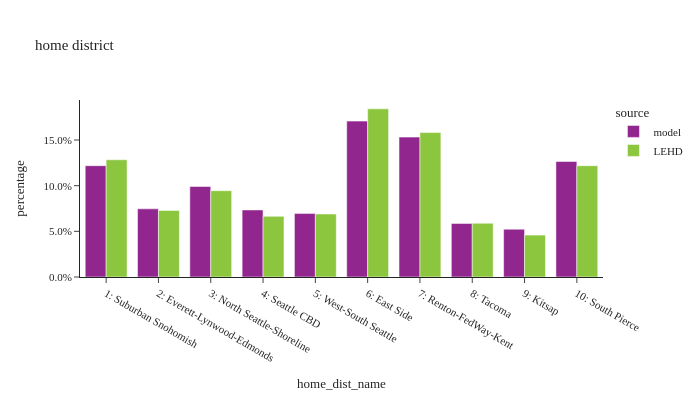

This figure's notebook cell:
### Code cell
df_plot = df_district_flows.groupby(['source','home_dist_name'], observed=True)['person_weight'].sum().\
    reset_index()
util.plot_share_barchart(df_plot, 'person_weight', 'home_dist_name', title="home district")

### Figure 1 — Plotly figure (JSON) as saved in the notebook; plotly's stock layout.template omitted (floating-point values rounded to 4 significant figures)
{"data": [{"alignmentgroup": "True", "customdata": [[236600.0, 1.0], [144900.0, 1.0], [192400.0, 1.0], [142600.0, 1.0], [135200.0, 1.0], [331400.0, 1.0], [297400.0, 1.0], [113900.0, 1.0], [101600.0, 1.0], [245600.0, 1.0]], "hovertemplate": "source=model<br>home_dist_name=%{x}<br>percentage=%{y}<br>weighted_sum=%{customdata[0]}<br>sample_size=%{customdata[1]}<extra></extra>", "legendgroup": "model", "marker": {"color": "#91268F", "pattern": {"shape": ""}}, "name": "model", "offsetgroup": "model", "orientation": "v", "showlegend": true, "textposition": "auto", "type": "bar", "x": ["1: Suburban Snohomish", "2: Everett-Lynwood-Edmonds", "3: North Seattle-Shoreline", "4: Seattle CBD", "5: West-South Seattle", "6: East Side", "7: Renton-FedWay-Kent", "8: Tacoma", "9: Kitsap", "10: South Pierce"], "xaxis": "x", "y": [0.1219, 0.07462, 0.0991, 0.07343, 0.06966, 0.1707, 0.1532, 0.05864, 0.05234, 0.1265], "yaxis": "y"}, {"alignmentgroup": "True", "customdata": [[221600.0, 1.0], [125700.0, 1.0], [163100.0, 1.0], [114600.0, 1.0], [119000.0, 1.0], [317800.0, 1.0], [273000.0, 1.0], [101600.0, 1.0], [79220.0, 1.0], [210300.0, 1.0]], "hovertemplate": "source=LEHD<br>home_dist_name=%{x}<br>percentage=%{y}<br>weighted_sum=%{customdata[0]}<br>sample_size=%{customdata[1]}<extra></extra>", "legendgroup": "LEHD", "marker": {"color": "#8CC63E", "pattern": {"shape": ""}}, "name": "LEHD", "offsetgroup": "LEHD", "orientation": "v", "showlegend": true, "textposition": "auto", "type": "bar", "x": ["1: Suburban Snohomish", "2: Everett-Lynwood-Edmonds", "3: North Seattle-Shoreline", "4: Seattle CBD", "5: West-South Seattle", "6: East Side", "7: Renton-FedWay-Kent", "8: Tacoma", "9: Kitsap", "10: South Pierce"], "xaxis": "x", "y": [0.1284, 0.07284, 0.09451, 0.06641, 0.06897, 0.1841, 0.1581, 0.05888, 0.0459, 0.1219], "yaxis": "y"}], "layout": {"barmode": "group", "height": 400, "legend": {"title": {"text": "source"}, "tracegroupgap": 0}, "title": {"text": "home district"}, "width": 700, "xaxis": {"anchor": "y", "domain": [0.0, 1.0], "title": {"text": "home_dist_name"}}, "yaxis": {"anchor": "x", "domain": [0.0, 1.0], "tickformat": ".1%", "title": {"text": "percentage"}}}}
